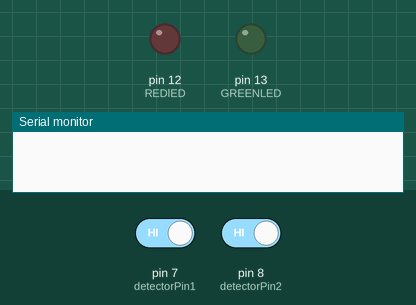
This sketch was run on a simulated Arduino Uno, built with avr-gcc and run on an emulated ATmega328P. Parts: output pins drawn as LEDs (lit = HIGH), the last lines printed to the serial monitor. Dashed ring = blinking. The test bench sets the inputs (shaded band); at power-on: pin 7 (detectorPin1) HIGH, pin 8 (detectorPin2) HIGH.

Above: at 1.2 s.
1.3 s: pin 7 (detectorPin1) driven LOW
At 1.45 s:
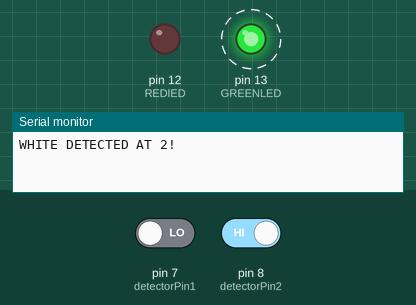
4.3 s: pin 8 (detectorPin2) driven LOW
At 4.65 s:
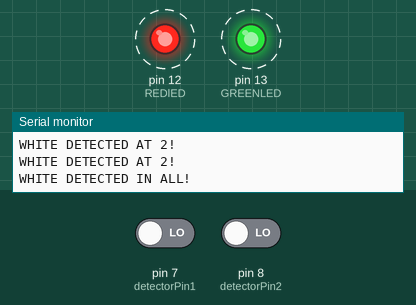
7.3 s: pin 7 (detectorPin1) driven HIGH
At 7.45 s:
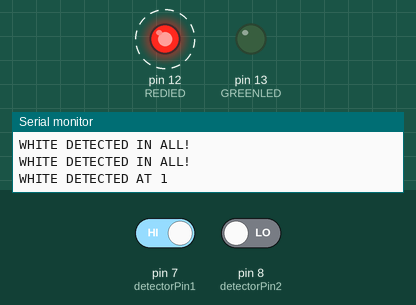
10.3 s: pin 8 (detectorPin2) driven HIGH
At 11.0 s:
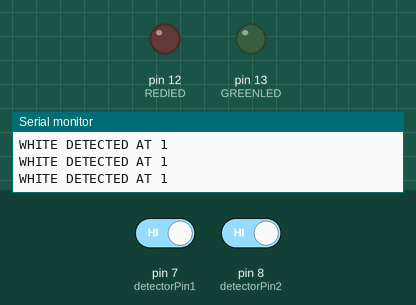
Timing chart, 0 to 12.8 s (numbered marks = the images above; inputs shaded):
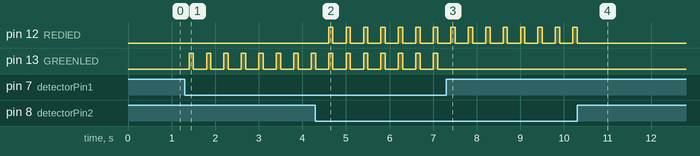

Measured:
- after the input at 1.3 s, pin 13 (GREENLED): alternates HIGH for 0.10 s and LOW for 0.30 s, starting after 0.10 s
- after the input at 4.3 s, pin 12 (REDlED): alternates HIGH for 0.10 s and LOW for 0.30 s, starting after 0.30 s
- after the input at 7.3 s, pin 13 (GREENLED): stops changing and stays LOW
- after the input at 10.3 s, pin 12 (REDlED): goes on until 10.3 s, then stays LOW

The sketch:

INFARRED.ino
```cpp
int GREENLED = 13; // Use the onboard Uno LED
int REDlED = 12;

int detectorPin1 = 7;
int detectorPin2 = 8;

int isWhiteAt1 = HIGH; // HIGH MEANS WE DIDN'T DETECT WHITE
int isWhiteAt2 = HIGH; // HIGH MEANS WE DIDN'T DETECT WHITE

void setup(){

    pinMode(GREENLED, OUTPUT);
    pinMode(REDlED, OUTPUT);

    pinMode(detectorPin1, INPUT);
    pinMode(detectorPin2, INPUT);

    Serial.begin(9600);

}

void loop(){

    isWhiteAt1 = digitalRead(detectorPin1);
    isWhiteAt2 = digitalRead(detectorPin2);

    if (isWhiteAt1 == LOW && isWhiteAt2 == LOW){

        Serial.println("WHITE DETECTED IN ALL!");
        digitalWrite(GREENLED, HIGH);
        digitalWrite(REDlED, HIGH);
        delay(100);
         digitalWrite(GREENLED, LOW);
        digitalWrite(REDlED, LOW);
        delay(100);

    }

    else if(isWhiteAt1 == LOW && isWhiteAt2 == HIGH){
        Serial.println("WHITE DETECTED AT 2!");
        digitalWrite(GREENLED, HIGH);
        delay(100);
         digitalWrite(GREENLED, LOW);
        delay(100);

    }

        else if(isWhiteAt1 == HIGH && isWhiteAt2 == LOW){
        Serial.println("WHITE DETECTED AT 1");
        digitalWrite(REDlED, HIGH);
        delay(100);
         digitalWrite(REDlED, LOW);
        delay(100);

        }

    else {
      digitalWrite(GREENLED, LOW);
      digitalWrite(REDlED, LOW);
    }

    delay(200);

}
```
